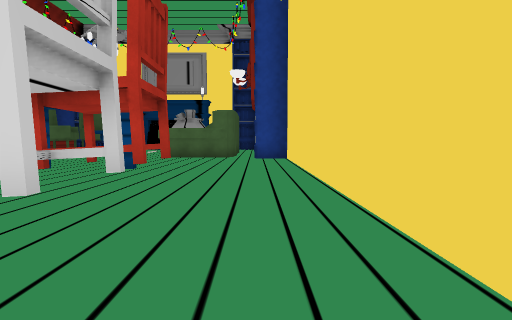
View 1 (above)

14 first-person views from a walk through a scene from a Unity 3-D project. The camera is 1.5 m above the floor, tilts 4° down and sees 80° across. The floor is counted in squares, 2 m on a side. Each view is taken from the middle of a square. On the plan, view 1 faces up. The plan holds only what a view shows up to about 10 squares ahead; the rest is blank. The place goes on beyond the plan. The player is left out. Some animated figures are not drawn. Some surface patterns are stand-ins.

View 2
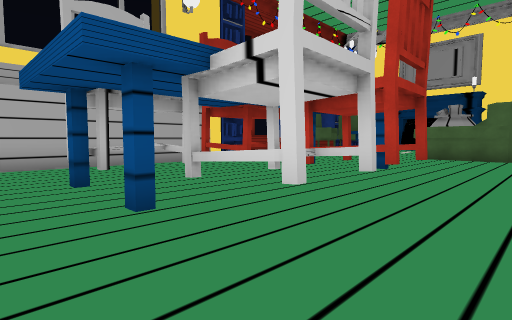

View 3
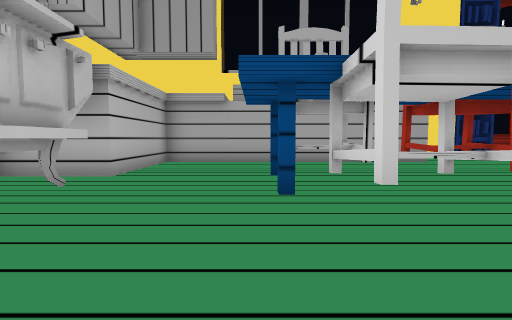

View 4
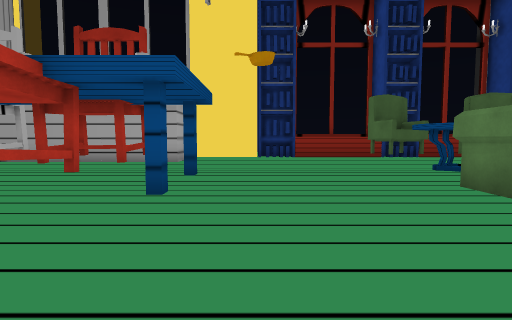

View 5
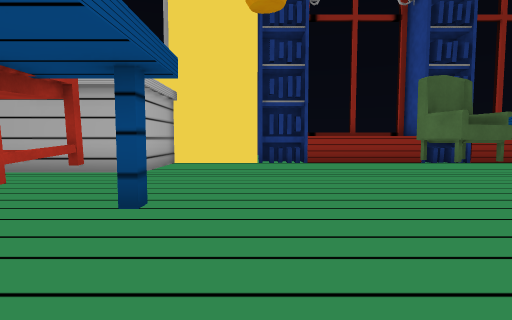

View 6
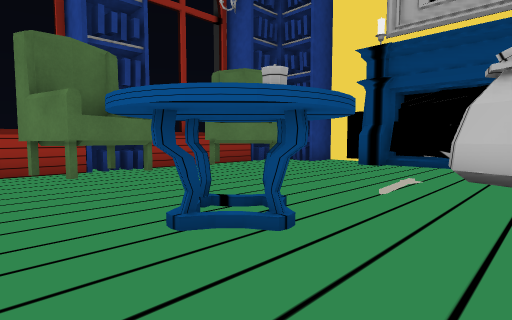

View 7
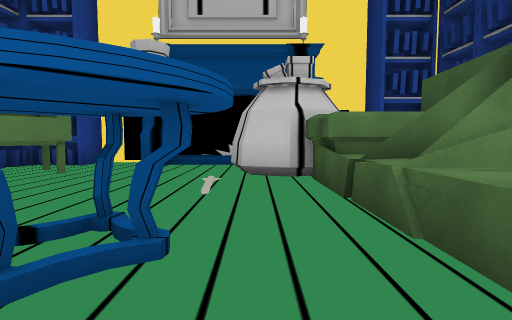

View 8
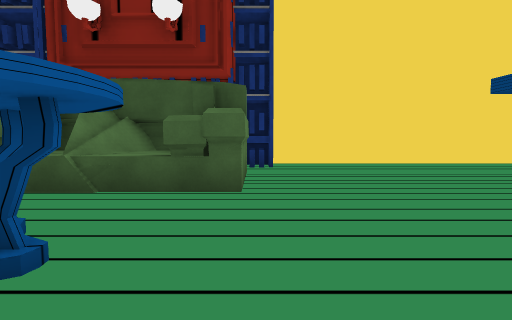

View 9
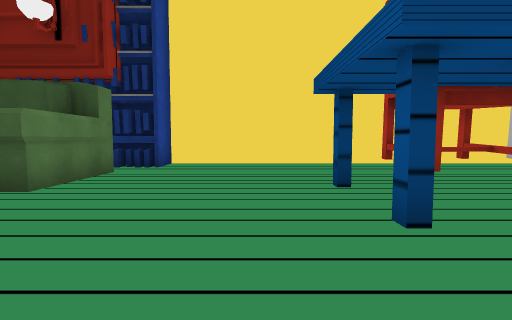

View 10
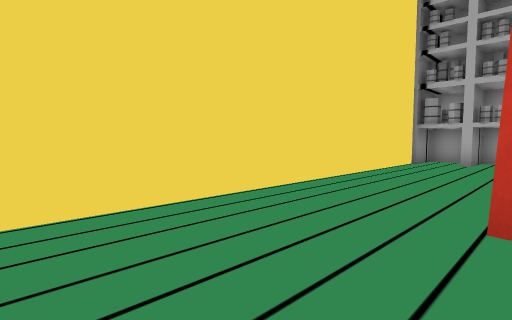

View 11
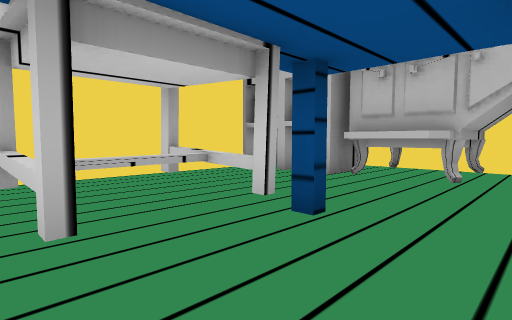

View 12
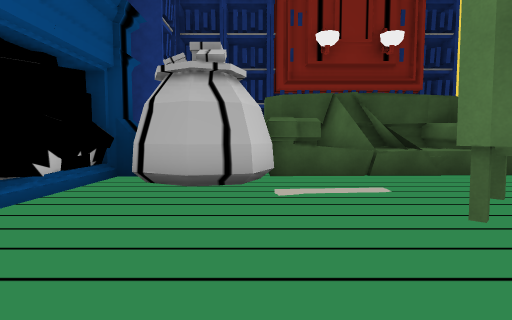

View 13
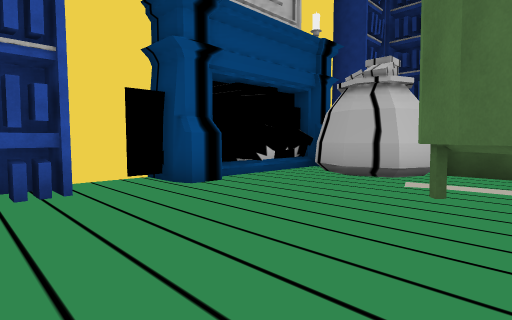

View 14
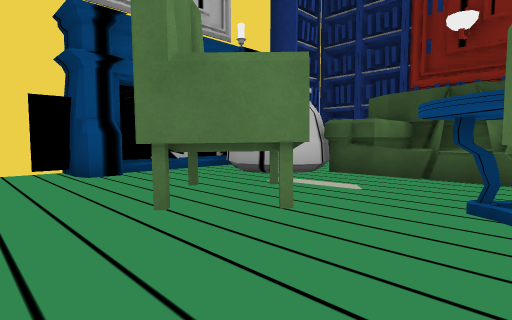

### Floor plan
Points are (right, up) in squares from view 1. A wall is a line through its corners. A room is listed if a view was taken in it or the views show most of it. See-through windows are left out.
Room 1 (views 1, 2, 3, 4, 5, 6, 7, 8, 9, 10, 11, 12, 13, 14)
walls: (-3.1, 12.8) (-3.9, 12.7); (-3.3, 13.2) (-1.6, 13.3) (-1.6, 16.7) (-3.9, 16.7); (-1.1, 12.2) (-3.8, 12.2) (-3.8, 17.8); (-3.7, 14.7) (-2.4, 14.4); (-1.4, 14.2) (-3.9, 14.7); (-11.4, 9.1) (-11.4, 6.5) (-8.8, 6.5) (-8.8, -1.9) (-5, -1.9) (-5, -4.1); (-3.8, 15.5) (-1.4, 16.4); (-1.3, 14.5) (-3.5, 15); (-2.5, 16) (-3.9, 15.5) (-3.9, 17.8); (-11.4, 14.1) (-11.4, 10.5); (-3.6, 17.3) (-4.1, 17.2); (-3.3, 18.1) (-4.4, 17.7) (-5.3, 18.1) (-5.6, 19) (-5, 20.1); (-3.5, -1.5) (-2.1, -1.5); (-3.5, -1.6) (-2.1, -1.6); (-3.6, -2.1) (-2.1, -2.1); (-11.4, 18.9) (-11.4, 15.6); (-4, 20.8) (-7.5, 20.8) (-7.5, 20.4) (-8.3, 20.4) (-8.3, 21.4); (-5.4, 20.9) (-7.4, 20.6); (1.2, -1.9) (1.2, 11.5); (-0.7, -3) (-0.4, -3) (-0.4, -1.6); (-8.6, 21.7) (-10, 21.7); (-4.4, -4.2) (-3.8, -4.2) (-3.8, -1.9) (-1.8, -1.9)
objects: bookshelf (-13, 10) to (-12, 10); bookshelf (-13, 15) to (-12, 15); bookshelf (-12, 20) to (-12, 21); bookshelf (-11, 21) to (-10, 21); chair (-9, 13) to (-8, 14); chair (-9, 16) to (-8, 16); table (-7, 13) to (-6, 14); chair (-6, 2) to (-5, 3); chair (-6, 5) to (-5, 6); chair (-3, 2) to (-2, 4); chair (-3, 5) to (-2, 6); bookshelf (0, 12) to (1, 13)

Positions as (right, up) in squares from view 1, and headings:
1: (0, 0), facing up
2: (0, 0), facing up-left
3: (1, 1), facing left
4: (1, 9), facing left
5: (-2, 9), facing left
6: (-4, 12), facing up-left
7: (-5, 12), facing up
8: (-8, 12), facing right
9: (-8, 9), facing right
10: (-2, 8), facing down-right
11: (-5, 4), facing down-right
12: (-10, 18), facing right
13: (-11, 16), facing up-right
14: (-10, 14), facing up-right
